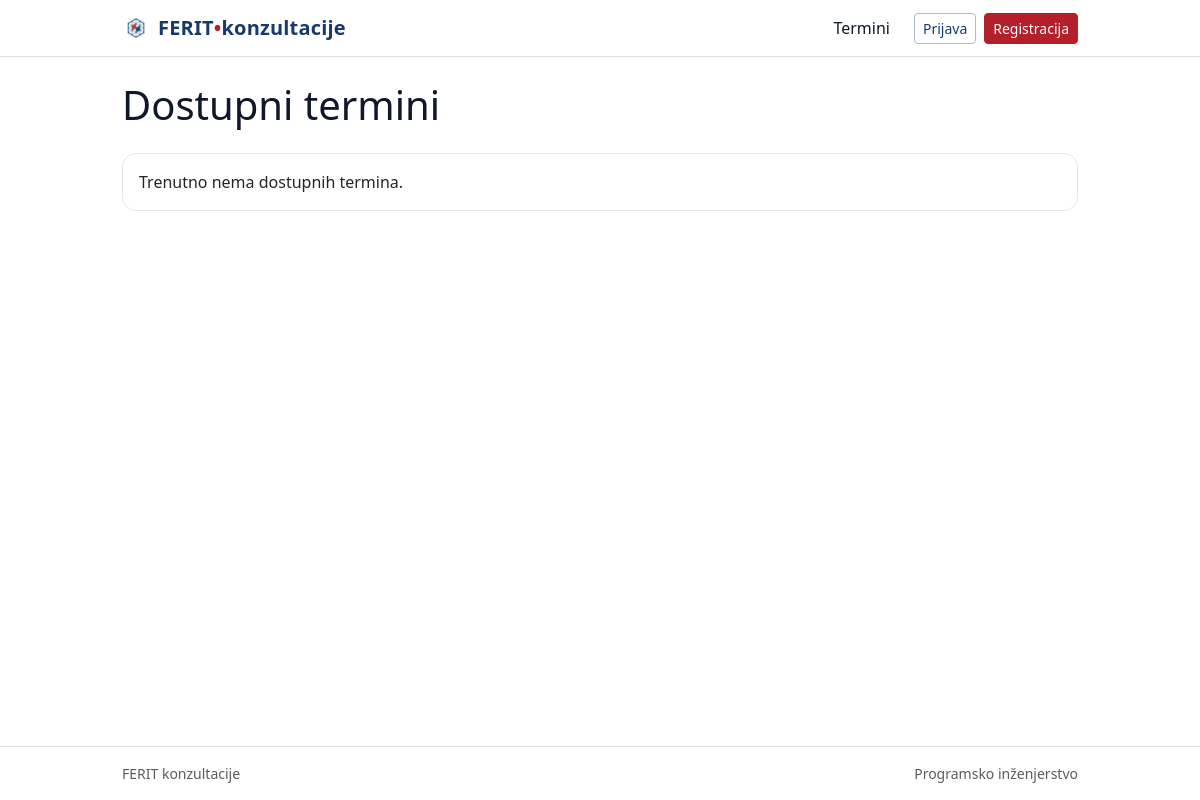
The app's page /slots/, older data.
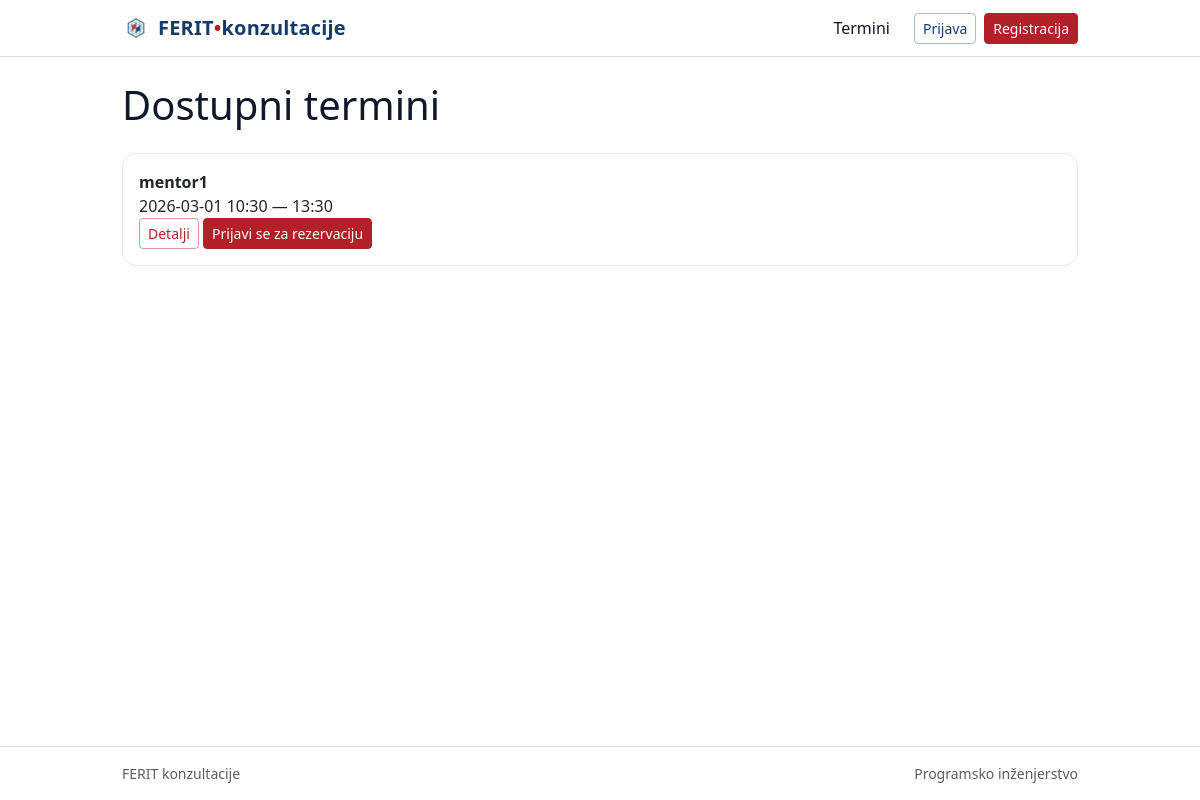
The same page, newer data.
### booking/models.py (models this page shows, shortened)
class AvailabilitySlot(models.Model):
    mentor = models.ForeignKey(
        settings.AUTH_USER_MODEL, on_delete=models.CASCADE, related_name="availability_slots"
    )
    start_at = models.DateTimeField()
    end_at = models.DateTimeField()
    is_active = models.BooleanField(default=True)
    class Meta:
        ordering = ["start_at"]
        constraints = [
            models.CheckConstraint(
                check=models.Q(end_at__gt=models.F("start_at")),
                name="slot_end_after_start",
            ),
        ]

### booking/views.py (the view)
# urls.py: path("slots/", views.SlotListView.as_view(), name="slot_list"),
class SlotListView(ListView):
    model = AvailabilitySlot
    template_name = "booking/slot_list.html"
    context_object_name = "slots"
    def get_queryset(self):
        return (
            AvailabilitySlot.objects.filter(is_active=True, end_at__gt=timezone.now())
            .annotate(bookings_count=Count("bookings"))
            .filter(bookings_count=0)
            .select_related("mentor")
            .order_by("start_at")
        )

### accounts/context_processors.py (called while the page is built)
def role_flags(request):
    user = request.user
    is_mentor = False
    is_student = False
    if user.is_authenticated:
        is_mentor = user.is_superuser or user.groups.filter(name="mentor").exists()
        is_student = not is_mentor  # svi ostali prijavljeni korisnici tretiraju se kao studenti
    return {
        "is_mentor": is_mentor,
        "is_student": is_student,
    }

### booking/templates/booking/slot_list.html
{% extends "base.html" %}
{% block content %}
<h1 class="mb-4">Dostupni termini</h1>
<div class="slot-grid">
  {% for slot in slots %}
    <div class="card slot-card">
      <div class="card-body">
        <div>
          <strong>{{ slot.mentor }}</strong>
          <div class="slot-meta">{{ slot.start_at|date:"Y-m-d H:i" }} — {{ slot.end_at|time:"H:i" }}</div>
        </div>
        <div class="slot-actions">
          <a href="{% url 'booking:slot_detail' slot.pk %}" class="btn btn-outline-primary btn-sm">Detalji</a>
          {% if user.is_authenticated and is_student %}
            <form action="{% url 'booking:book_slot' slot.pk %}" method="post" style="display:inline;">
              {% csrf_token %}
              <button type="submit" class="btn btn-primary btn-sm">Rezerviraj</button>
            </form>
          {% else %}
            <a href="{% url 'login' %}?next={% url 'booking:slot_detail' slot.pk %}" class="btn btn-primary btn-sm">Prijavi se za rezervaciju</a>
          {% endif %}
        </div>
      </div>
    </div>
  {% empty %}
    <div class="card">
      <div class="card-body">Trenutno nema dostupnih termina.</div>
    </div>
  {% endfor %}
</div>
{% endblock %}

Row changes from the older to the newer data that the page shows:
added AvailabilitySlot: mentor "mentor1", start_at "2026-03-01 10:30", end_at "13:30"
Text that changed along with them:
text no longer shown: "Trenutno nema dostupnih termina."
